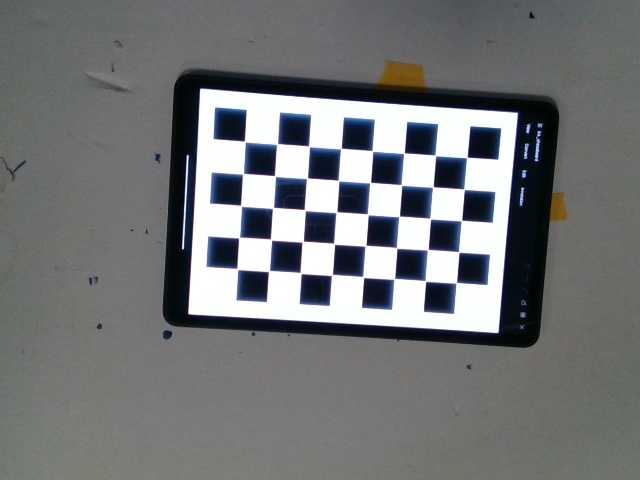
#> input picture vision/calibration_imgs/1754388970.9054275.jpg, 640 x 480 px; its folder holds 4 pictures in this run
$ python calibrate.py
#> lines starting #> are read from the running program, lines starting #| are printed output that depends on the picture
import cv2
import numpy as np
import glob

# 1. Define checkerboard dimensions
checkerboard_size = (8, 5)  # (columns, rows of internal corners)
square_size = 1.0  # any unit (e.g. 1.0 cm)

# 2. Prepare object points like (0,0,0), (1,0,0), ..., (8,5,0)
objp = np.zeros((np.prod(checkerboard_size), 3), np.float32)
objp[:, :2] = np.indices(checkerboard_size).T.reshape(-1, 2)
objp *= square_size

# 3. Arrays to store points
objpoints = []  # 3D points in real world
imgpoints = []  # 2D points in image plane

# 4. Load calibration images
images = glob.glob('calibration_imgs/*.jpg')  # Put your checkerboard images here
print(f"Found {len(images)} images.")

for fname in images:
    img = cv2.imread(fname)
#> img is the input picture: shape (480, 640, 3); mean B, G, R 119.4, 117.7, 115.7
    gray = cv2.cvtColor(img, cv2.COLOR_BGR2GRAY)
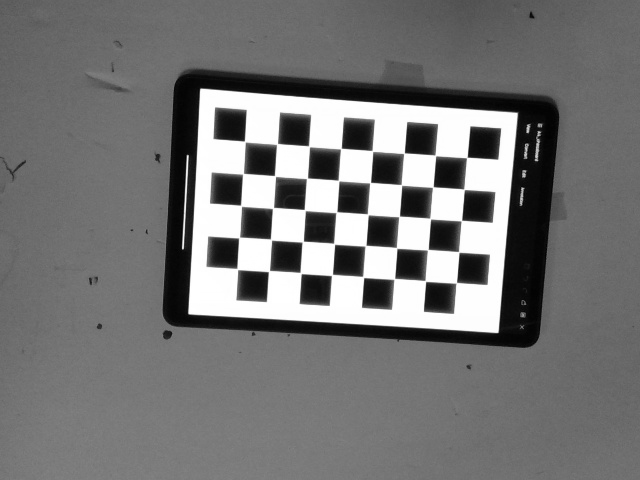
#> gray: shape (480, 640); min 1, max 255, mean 117.3

    # Find checkerboard corners
    ret, corners = cv2.findChessboardCorners(gray, checkerboard_size, None)
#> ret = True; corners = 40 rows, first 8: [244.3, 141], [277.5, 143.5], [308.5, 145.8], [341.4, 148.2], [372.3, 150.9], [404.3, 152.9], [435.5, 155.6], [467, 157.3]

    if ret:
        objpoints.append(objp)
        imgpoints.append(corners)
#> pass 2 of the loop `for fname in images:`:
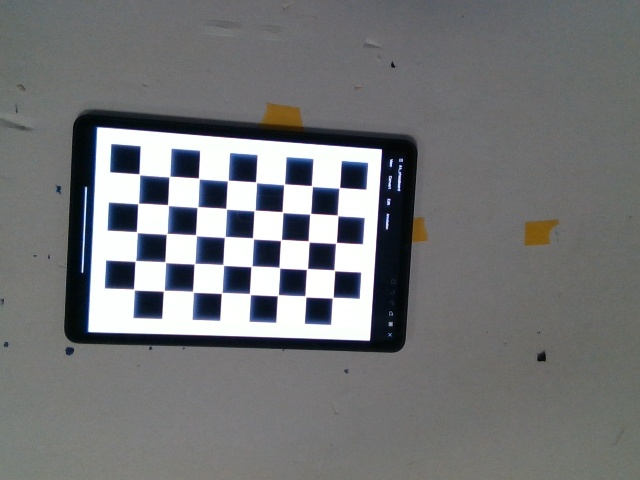
#> input picture vision/calibration_imgs/1754389172.7976673.jpg, 640 x 480 px
#> img is the input picture: shape (480, 640, 3); mean B, G, R 119.2, 117.4, 116
#> `gray = cv2.cvtColor(img, cv2.COLOR_BGR2GRAY)`:
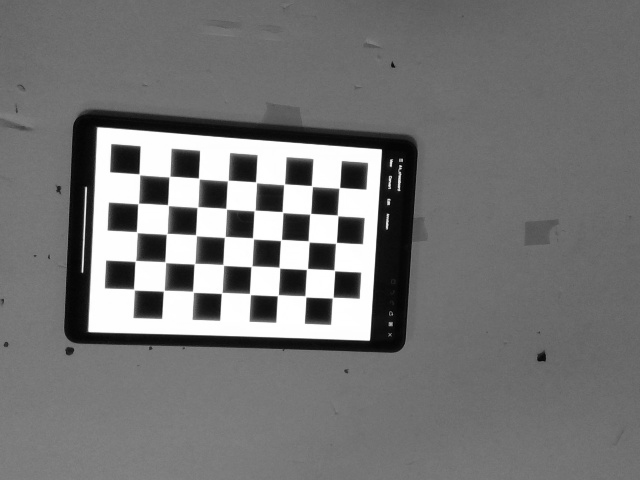
#> gray: shape (480, 640); min 2, max 255, mean 117.2
#> corners = 40 rows, first 8: [138.8, 173.7], [169.3, 176.8], [198.4, 177.9], [227.7, 180.6], [255.4, 181.7], [284.4, 184], [311.4, 185.5], [339.7, 187.4]
#> pass 3 of the loop `for fname in images:`:
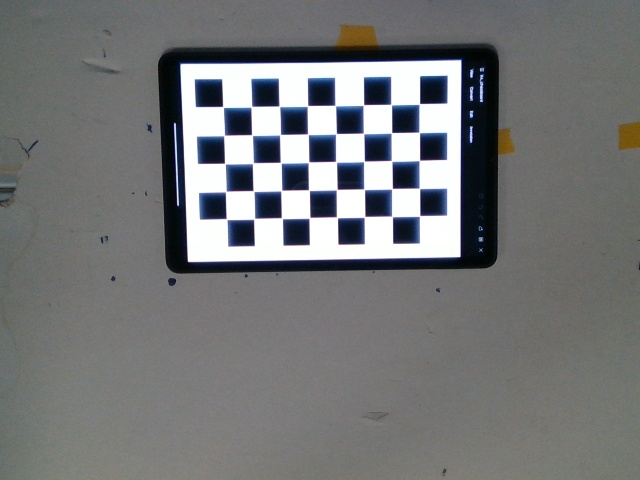
#> input picture vision/calibration_imgs/1754389177.632314.jpg, 640 x 480 px
#> img is the input picture: shape (480, 640, 3); mean B, G, R 119.8, 118.6, 117.1
#> `gray = cv2.cvtColor(img, cv2.COLOR_BGR2GRAY)`:
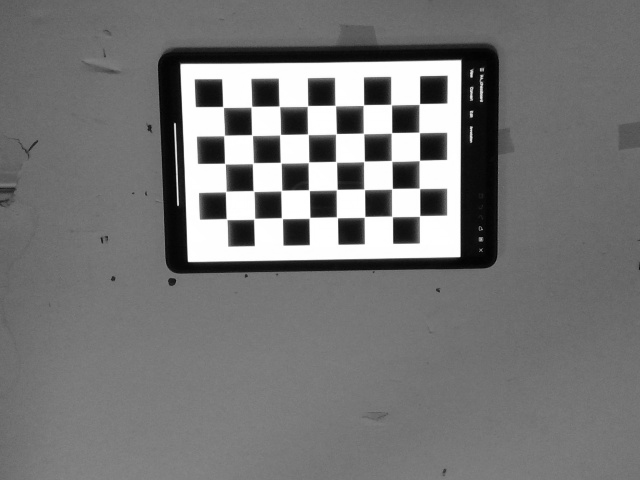
#> gray: shape (480, 640); min 1, max 255, mean 118.3
#> corners = 40 rows, first 8: [224.5, 106], [251.8, 106.4], [279, 106], [307.8, 105.5], [335, 105.4], [363.7, 104.6], [391, 104.6], [419.7, 103.5]
#> the loop made 4 passes; the first 3 are shown

# 5. Calibrate camera
ret, K, dist, rvecs, tvecs = cv2.calibrateCamera(
    objpoints, imgpoints, gray.shape[::-1], None, None)

print("Camera intrinsic matrix K:\n", K)
